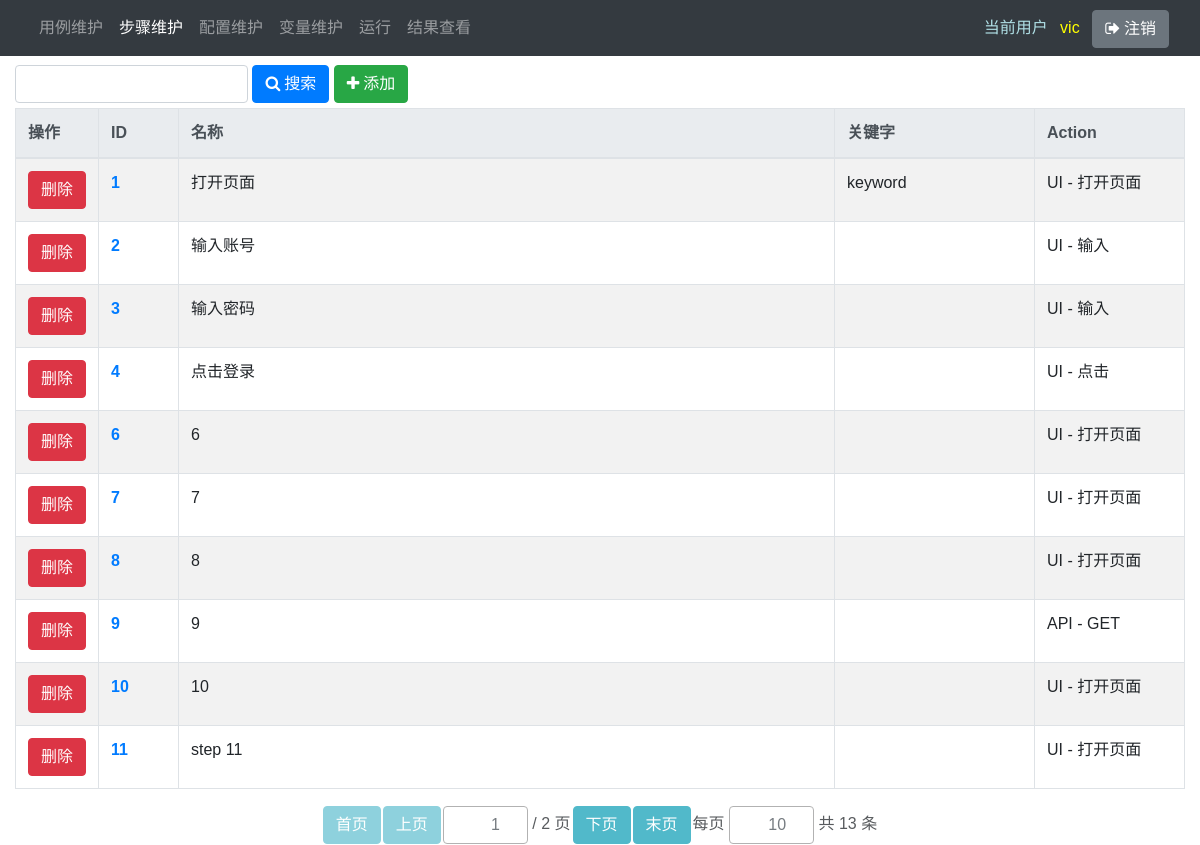
The app's page /steps/ (signed in), older data.
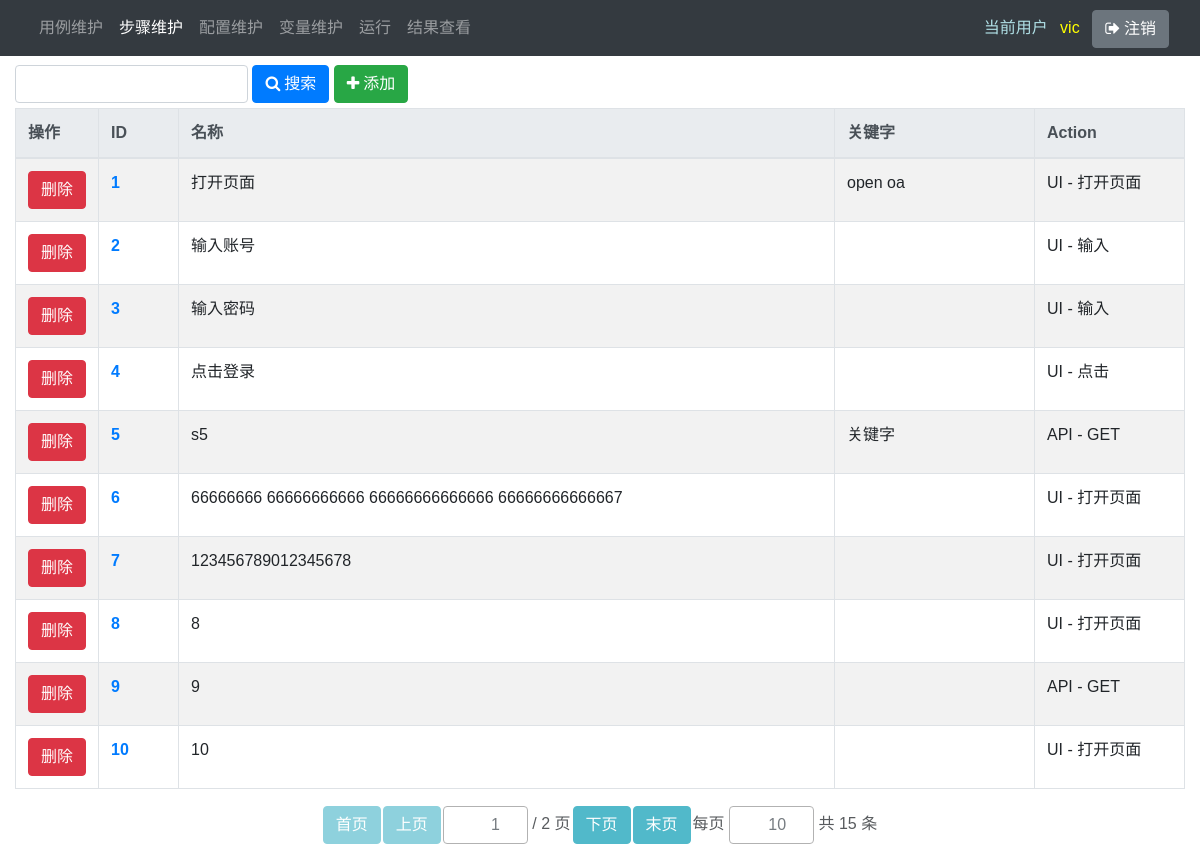
The same page, newer data.
### main/models.py (models this page shows, shortened)
class Step(models.Model):
    name = models.CharField(max_length=100)
    description = models.TextField(blank=True)
    keyword = models.CharField(max_length=100, blank=True, default='')
    creator = models.ForeignKey(User, verbose_name='创建人', related_name='step_creator', on_delete=models.DO_NOTHING)
    created_date = models.DateTimeField('创建时间', auto_now_add=True, null=True)
    modifier = models.ForeignKey(User, verbose_name='修改人', related_name='step_modifier', on_delete=models.DO_NOTHING)
    modified_date = models.DateTimeField('修改时间', auto_now=True, null=True)
    is_active = models.BooleanField(default=True)
    action = models.ForeignKey('main.Action', on_delete=models.DO_NOTHING)
    timeout = models.FloatField(blank=True, null=True)
    save_as = models.CharField(blank=True, max_length=100)
    ui_by_list = (
        (0, ''),
        (1, 'id'),
        (2, 'xpath'),
        (3, 'link text'),
        (4, 'partial link text'),
        (5, 'name'),
        (6, 'tag name'),
        (7, 'class name'),
        (8, 'css selector'),
        (9, 'public element'),
        (10, 'variable'),
    )
    ui_by = models.IntegerField(choices=ui_by_list, default=0)
    ui_locator = models.TextField(blank=True)
    ui_index = models.IntegerField(blank=True, null=True)
    ui_base_element = models.TextField(blank=True)
    ui_data = models.TextField(blank=True)
    ui_special_action_list = (
        (0, ''),
        (1, 'click'),
        (2, 'click_and_hold'),
        (3, 'context_click'),
        (4, 'double_click'),
        (5, 'release'),
        (6, 'move_by_offset'),
        (7, 'move_to_element'),
        (8, 'move_to_element_with_offset'),
        (9, 'drag_and_drop'),
        (10, 'drag_and_drop_by_offset'),
        (11, 'key_down'),
        (12, 'key_up'),
        (13, 'send_keys'),
        (14, 'send_keys_to_element'),
    )
    ui_special_action = models.IntegerField(choices=ui_special_action_list, default=0)
    ui_alert_handle_list = (
        (0, ''),
        (1, 'accept'),
        (2, 'dismiss'),
        (3, 'ignore'),
    )
    ui_alert_handle = models.IntegerField(choices=ui_alert_handle_list, default=0)
    api_url = models.TextField(blank=True)
    api_headers = models.TextField(blank=True)
    api_body = models.TextField(blank=True)
    api_data = models.TextField(blank=True)
    class Meta:
        ordering = ['name']
        pass

class Action(models.Model):
    name = models.CharField(max_length=100)
    description = models.TextField(blank=True)
    keyword = models.CharField(max_length=100, blank=True, default='')
    creator = models.ForeignKey(User, verbose_name='创建人', related_name='action_creator', on_delete=models.DO_NOTHING)
    created_date = models.DateTimeField('创建时间', auto_now_add=True, null=True)
    modifier = models.ForeignKey(User, verbose_name='修改人', related_name='action_modifier', on_delete=models.DO_NOTHING)
    modified_date = models.DateTimeField('修改时间', auto_now=True, null=True)
    is_active = models.BooleanField(default=True)
    type = models.ForeignKey('main.ActionType', on_delete=models.DO_NOTHING)
    @property
    def full_name(self):
        return '{} - {}'.format(self.type, self.name)
    class Meta:
        unique_together = ('name', 'type')
    def __str__(self):
        return self.full_name

class ActionType(models.Model):
    name = models.CharField(max_length=100)
    is_active = models.BooleanField(default=True)
    def __str__(self):
        return self.name

### main/views.py (the view)
# urls.py: path('steps/', mv.steps, name='steps'),
@login_required
def steps(request):
    if request.method == 'POST':
        page = int(request.POST.get('page', 1)) if request.POST.get('page') != '' else 1
        if page <= 0:
            page = 1
        size = int(request.POST.get('size', 5)) if request.POST.get('size') != '' else 10
        search_text = str(request.POST.get('search_text', ''))
    else:
        page = int(request.COOKIES.get('page', 1))
        size = int(request.COOKIES.get('size', 10))
        search_text = ''
    keyword_list_temp = search_text.split(' ')
    keyword_list = list()
    for keyword in keyword_list_temp:
        if keyword.strip() != '':
            keyword_list.append(keyword)
    q = get_query_condition(keyword_list)
    objects = Step.objects.filter(q, is_active=1).order_by('id').select_related('action__type')
    paginator = Paginator(objects, size)
    try:
        objects = paginator.page(page)
    except PageNotAnInteger:
        objects = paginator.page(1)
        page = 1
    except EmptyPage:
        objects = paginator.page(paginator.num_pages)
        page = paginator.num_pages
    paginator_form = PaginatorForm(initial={'page': page, 'size': size}, page_max_value=paginator.num_pages)
    return render(request, 'main/steps.html', locals())

### main/forms.py
class PaginatorForm(forms.Form):
    size = forms.IntegerField(min_value=1, max_value=10000, required=False)
    def __init__(self, page_max_value, *args, **kwargs):
        super(PaginatorForm, self).__init__(*args, **kwargs)
        self.fields['page'] = forms.IntegerField(min_value=1, max_value=page_max_value, required=False)

### main/views.py (called while the page is built)
def get_query_condition(query_str_list):
    q = Q()
    for query_str in query_str_list:
        query_str = str(query_str)
        q |= Q(name__icontains=query_str) | Q(keyword__icontains=query_str)
    return q

### main/templates/main/steps.html (shortened to what this page needs)
{% extends 'main/list_base.html' %}
{% block result_table %}
    <div class="table-responsive" id='result_table'>
        <table class="table table-striped table-bordered table-hover">
            <colgroup>
                <col style='width: 80px;'>
                <col style='width: 80px;'>
                <col>
                <col style='width: 200px;'>
                <col style='width: 150px;'>
            </colgroup>
            <thead class="thead-light">
                <tr>
                    <th>操作</th>
                    <th>ID</th>
                    <th>名称</th>
                    <th>关键字</th>
                    <th>Action</th>
                </tr>
            </thead>
            <tbody>
                {% for object in objects %}
                    <tr pk="{{ object.pk }}" updateUrl="{% url 'step_update' object.pk %}" delUrl="{% url 'step_delete' object.pk %}">
                        <td>
                            <div class="mx-auto text-center">
                                <button type="button" id="delete_button" name="delete_button" class="btn btn-danger">删除</button>
                            </div>
                        </td>
                        <td col_name='id'><a target="_blank" href="{% url 'step' object.pk %}" class="font-weight-bold">{{ object.pk }}</a></td>
                        <td quick_update col_name='name'>{{ object.name }}</td>
                        <td quick_update col_name='keyword'>{{ object.keyword }}</td>
                        <td col_name='action'>{{ object.action }}</td>
                    </tr>
                {% empty %}
                    <tr>
                        <td colspan="5" class="text-center">查无数据</td>
                    </tr>
                {% endfor %}
            </tbody>
        </table>
    </div>
{% endblock %}

Row changes from the older to the newer data that the page shows:
no longer on this page (row unchanged): Step: pk "11", name "step 11", action "UI - 打开页面"
changed Step "打开页面": keyword "keyword" → "open oa"
now on this page (row edited): Step: pk "5", name "s5", keyword "关键字", action "API - GET"
changed Step id 6: name "6" → "66666666 66666666666 66666666666666 66666666666667"
changed Step id 7: name "7" → "123456789012345678"
Text that changed along with them:
{{ paginator.count|default:0 }}: "13" → "15"
